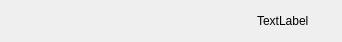
<?xml version="1.0" encoding="UTF-8"?>
<ui version="4.0">
 <class>ColorSchemeWidget</class>
 <widget class="QWidget" name="ColorSchemeWidget">
  <property name="geometry">
   <rect>
    <x>0</x>
    <y>0</y>
    <width>342</width>
    <height>38</height>
   </rect>
  </property>
  <property name="windowTitle">
   <string>Form</string>
  </property>
  <layout class="QHBoxLayout" name="horizontalLayout">
   <item>
    <widget class="QLabel" name="image">
     <property name="sizePolicy">
      <sizepolicy hsizetype="Fixed" vsizetype="Fixed">
       <horstretch>0</horstretch>
       <verstretch>0</verstretch>
      </sizepolicy>
     </property>
     <property name="minimumSize">
      <size>
       <width>240</width>
       <height>20</height>
      </size>
     </property>
     <property name="text">
      <string/>
     </property>
     <property name="scaledContents">
      <bool>true</bool>
     </property>
    </widget>
   </item>
   <item>
    <widget class="QLabel" name="name">
     <property name="sizePolicy">
      <sizepolicy hsizetype="Preferred" vsizetype="Fixed">
       <horstretch>0</horstretch>
       <verstretch>0</verstretch>
      </sizepolicy>
     </property>
     <property name="minimumSize">
      <size>
       <width>0</width>
       <height>20</height>
      </size>
     </property>
     <property name="maximumSize">
      <size>
       <width>16777215</width>
       <height>20</height>
      </size>
     </property>
     <property name="text">
      <string>TextLabel</string>
     </property>
    </widget>
   </item>
  </layout>
 </widget>
 <resources/>
 <connections/>
</ui>
